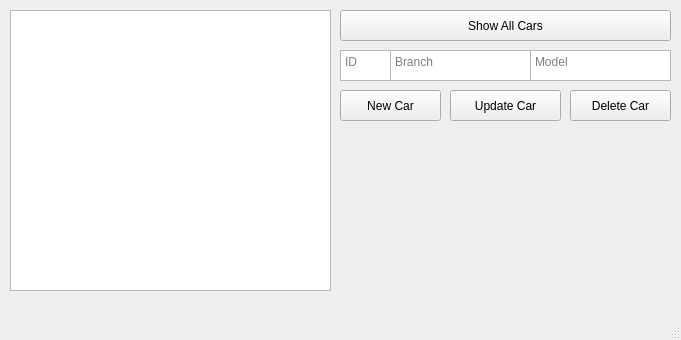
<?xml version="1.0" encoding="UTF-8"?>
<ui version="4.0">
 <class>MainWindow</class>
 <widget class="QMainWindow" name="MainWindow">
  <property name="geometry">
   <rect>
    <x>0</x>
    <y>0</y>
    <width>681</width>
    <height>340</height>
   </rect>
  </property>
  <property name="windowTitle">
   <string>Car Database</string>
  </property>
  <widget class="QWidget" name="centralwidget">
   <widget class="QPushButton" name="btnShowCars">
    <property name="geometry">
     <rect>
      <x>340</x>
      <y>10</y>
      <width>331</width>
      <height>31</height>
     </rect>
    </property>
    <property name="text">
     <string>Show All Cars</string>
    </property>
   </widget>
   <widget class="QTextEdit" name="textCars">
    <property name="geometry">
     <rect>
      <x>10</x>
      <y>10</y>
      <width>321</width>
      <height>281</height>
     </rect>
    </property>
   </widget>
   <widget class="QPushButton" name="btnNewCar">
    <property name="geometry">
     <rect>
      <x>340</x>
      <y>90</y>
      <width>101</width>
      <height>31</height>
     </rect>
    </property>
    <property name="text">
     <string>New Car</string>
    </property>
   </widget>
   <widget class="QPushButton" name="btnDeleteCar">
    <property name="geometry">
     <rect>
      <x>570</x>
      <y>90</y>
      <width>101</width>
      <height>31</height>
     </rect>
    </property>
    <property name="text">
     <string>Delete Car</string>
    </property>
   </widget>
   <widget class="QPushButton" name="btnUpdateCar">
    <property name="geometry">
     <rect>
      <x>450</x>
      <y>90</y>
      <width>111</width>
      <height>31</height>
     </rect>
    </property>
    <property name="text">
     <string>Update Car</string>
    </property>
   </widget>
   <widget class="QTextEdit" name="textId">
    <property name="geometry">
     <rect>
      <x>340</x>
      <y>50</y>
      <width>51</width>
      <height>31</height>
     </rect>
    </property>
    <property name="placeholderText">
     <string>ID</string>
    </property>
   </widget>
   <widget class="QTextEdit" name="textBranch">
    <property name="geometry">
     <rect>
      <x>390</x>
      <y>50</y>
      <width>141</width>
      <height>31</height>
     </rect>
    </property>
    <property name="placeholderText">
     <string>Branch</string>
    </property>
   </widget>
   <widget class="QTextEdit" name="textModel">
    <property name="geometry">
     <rect>
      <x>530</x>
      <y>50</y>
      <width>141</width>
      <height>31</height>
     </rect>
    </property>
    <property name="placeholderText">
     <string>Model</string>
    </property>
   </widget>
  </widget>
  <widget class="QStatusBar" name="statusbar"/>
  <widget class="QMenuBar" name="menubar">
   <property name="geometry">
    <rect>
     <x>0</x>
     <y>0</y>
     <width>681</width>
     <height>21</height>
    </rect>
   </property>
  </widget>
 </widget>
 <resources/>
 <connections/>
</ui>
